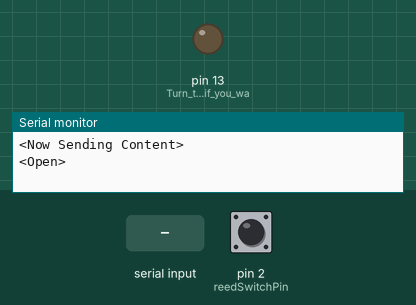
A sketch run on a simulated Arduino Uno, built with avr-gcc and run on an emulated ATmega328P. Parts: output pins drawn as LEDs (lit = HIGH), the last lines printed to the serial monitor. Inputs (shaded band) come from the test bench; at power-on: pin 2 (reedSwitchPin) HIGH.

Above: at 1.3 s.
1.4 s: pin 2 (reedSwitchPin) pulled LOW for 0.6 s
3.5 s: "<Alert>" received over Serial
At 5.7 s:
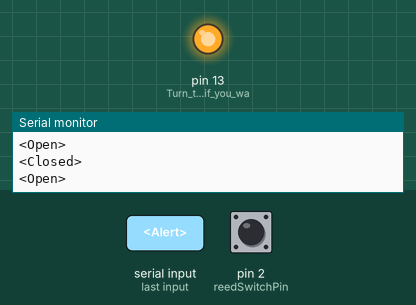
6.5 s: pin 2 (reedSwitchPin) pulled LOW for 1 s
At 6.9 s:
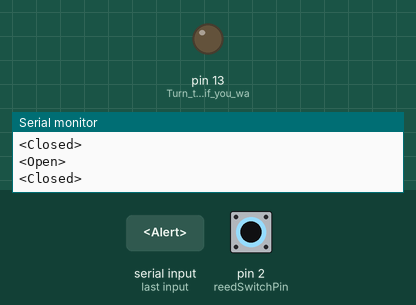
Timing chart, 0 to 9.5 s (numbered marks = the images above; inputs shaded):
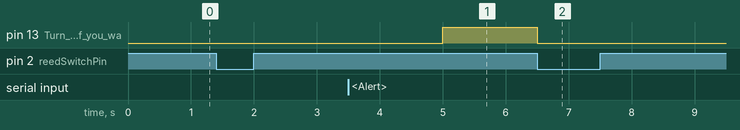

The sketch:

DoorMonitor.ino
```cpp
/*
  This is the door monitor. All it does is listen for HIGH and LOW signal.
  There should be a python script waiting to read from the usb port if we can do it.
*/

//Pin for the door sensor
const int reedSwitchPin = 2; // Pin connected to the reed switch

//State
int reedSwitchState = 1;

//Previous state. Works like an atomic lock
int reedSwitchPrevious = 0;

//State to make sure we are acknowledging the door state update
boolean ackSend = false;

void setup() {
  Serial.begin(9600); // Initialize serial communication
  pinMode(reedSwitchPin, INPUT_PULLUP); // Set reed switch pin as input with internal pull-up resistor
  pinMode(LED_BUILTIN, OUTPUT); // Turn the LED on if you want to see things easier

  digitalWrite(LED_BUILTIN, LOW);


  //Do something here to check what state the door is in initially
  reedSwitchState = digitalRead(reedSwitchPin);

  //Send an initial message to clear out the port
  Serial.println("<Now Sending Content>");

  if(reedSwitchState == LOW){
    Serial.println("<Closed>");
  }
  else{
    Serial.println("<Open>");
  }
}

void loop() {
  reedSwitchPrevious = reedSwitchState;
  reedSwitchState = digitalRead(reedSwitchPin); // Read the state of the reed switch pin

  //When in a LOW state the reed switch is sitting next to the magnet and the door is CLOSED


  //We start with the door set as OPEN or CLOSED initially so you have to close or open the circuit to see results
  //OPEN STATE
  if (reedSwitchState == LOW && reedSwitchPrevious == HIGH) {
    //Closed door

    Serial.println("<Closed>"); // Print message if reed switch is closed (ON)
    digitalWrite(LED_BUILTIN, LOW);
    ackSend= true;

  }
  //CLOSED STATE
  else if(reedSwitchState == HIGH && reedSwitchPrevious == LOW) {
    Serial.println("<Open>"); // Print message if reed switch is open (OFF)
    //digitalWrite(LED_BUILTIN, HIGH);
    ackSend= true;
  }


  //Look and see that the ArduinoListener.py acked our message
  if(ackSend && Serial.available() > 0){


    //Read from the serial port character by character until the new line char appears
    String cur = Serial.readString();

    cur.trim();


    // Light the LED if needed
    if(cur.equals("<Alert>")){
      digitalWrite(LED_BUILTIN, HIGH);
    }


    // we have read all of the string so make ackSend false and end this loop
    ackSend = false;

  }

  delay(500); // Delay for stability. If we read too fast it gets hard to consistently read messages
}
```

Measured:
- after the input at 3.5 s, pin 13 (Turn_the_LED_on_if_you_wa): LOW → HIGH after 1.5 s
- after the input at 6.5 s, pin 13 (Turn_the_LED_on_if_you_wa): HIGH → LOW at once
